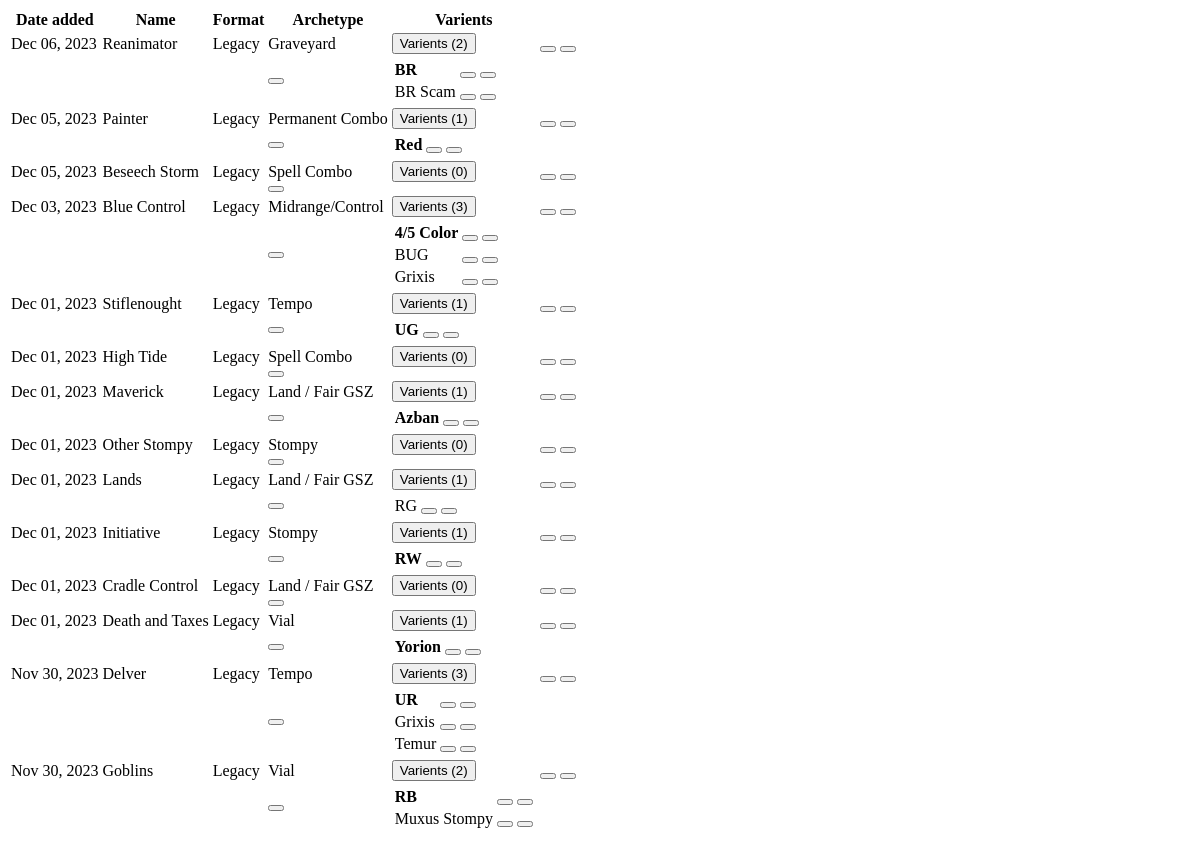
The app's page /decks_table, older data.
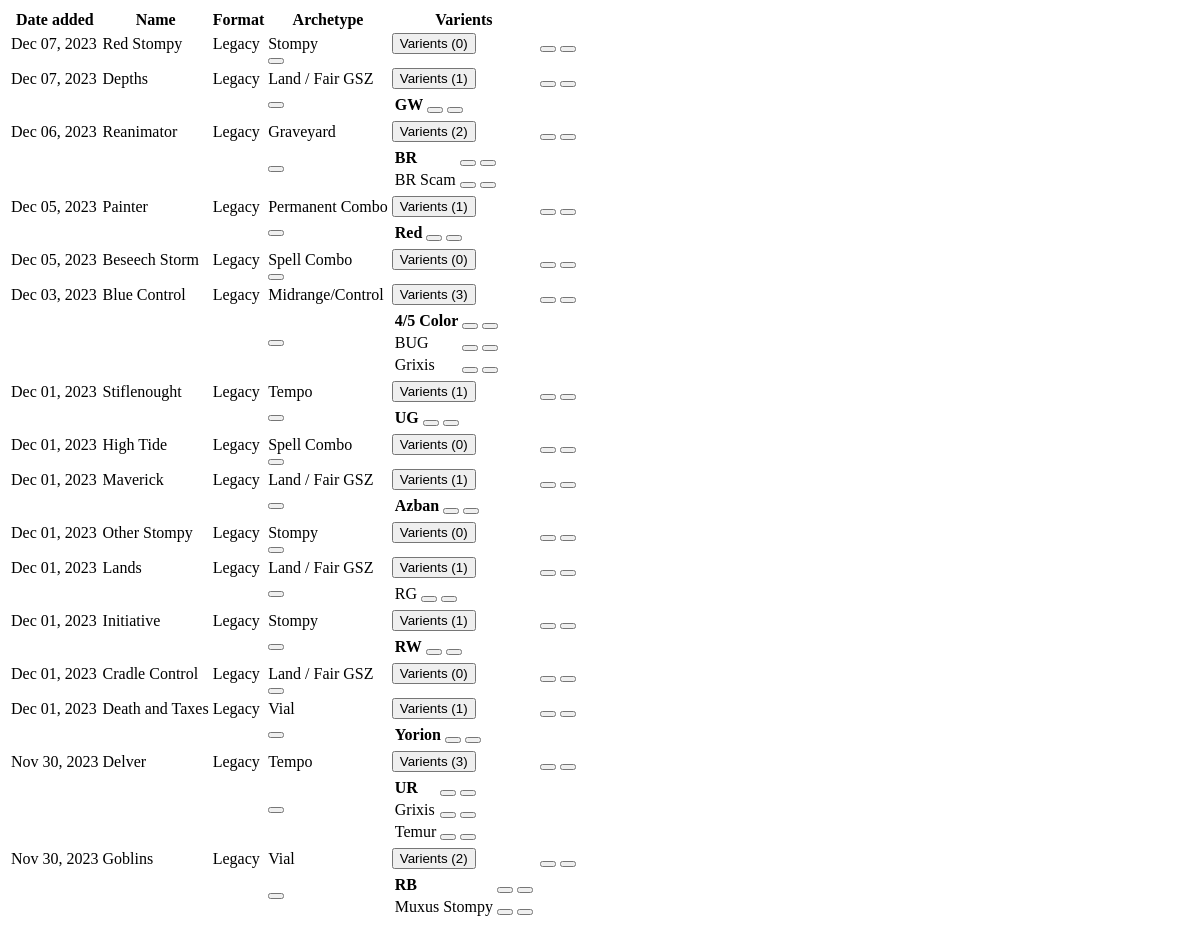
The same page, newer data.
### core/models.py (models this page shows, shortened)
class Deck(models.Model):
    name = models.CharField(verbose_name="deck name", max_length=25)
    mtgFormat = models.ForeignKey(MtgFormat, null=True, on_delete=models.CASCADE)
    archetype = models.ForeignKey(Archetype, null=True, on_delete=models.CASCADE)
    dateCreated = models.DateTimeField(default=timezone.now)

class MtgFormat(models.Model):
    name = models.CharField(max_length=200)
    def __str__(self):
        return self.name

class Archetype(models.Model):
    name = models.CharField(verbose_name="Archetype", max_length=40)
    mtgFormat = models.ForeignKey(MtgFormat, null=True, on_delete=models.CASCADE)
    def __str__(self):
        return str(self.name)

class Flavor(models.Model):
    name = models.CharField(max_length=30, default='none')
    deck = models.ForeignKey(Deck, null=True, on_delete=models.CASCADE, related_name="flavors")
    isdefault = models.BooleanField('default', default=False)

### core/views.py (the view)
# urls.py: path('decks_table', views.decks_table, name='decks_table'),
def decks_table(request):
    decks_list = Deck.objects.all().order_by('-dateCreated')
    context = {
        "decks": decks_list
    }
    return render(request, 'core/partials/decks/decks_table.html', context)

### core/templates/core/partials/decks/decks_table.html (shortened to what this page needs)
<table class="table table-hover">
    <thead>
        <th>Date added</th>
        <th>Name</th>
        <th>Format</th>
        <th>Archetype</th>
        <th>Varients</th>
        <th></th>
    </thead>
    <tbody>
        {% for deck in decks %}
            <tr>
                <td>{{ deck.dateCreated|date:"M d, Y" }}</td>
                <td>{{ deck.name }}</td>
                <td>{{ deck.mtgFormat }}</td>
                <td>{{ deck.archetype }}</td>
                <td>
                    <button class="btn btn-primary" type="button" data-bs-toggle="collapse" data-bs-target="#collapse{{deck.id}}">Varients ({{ deck.flavors.count|add:"-1" }})</button>
                </td>
                <td>
                    <button class='btn' hx-get="{% url 'edit_deck' deck.pk %}" hx-target="closest tr" hx-swap="outerHTML"></svg></button>
                    <button class='btn' hx-confirm='Are you Sure?' hx-target="closest tr" hx-swap="outerHTML swap:1s" hx-delete="{% url 'delete_deck' deck.pk %}"></button>
                </td>
            </tr>
            <tr class="collapse" id="collapse{{deck.id}}">
                <td></td>
                <td></td>
                <td></td>
                <td>
                    <button class='btn' hx-get="{% url 'add_varient' deck.pk %}" hx-target="next tbody" hx-swap="afterbegin">
                    </button>
                </td>
                <td>
                    <table class="table">
                        <tbody>
                            {% for flavor in deck.flavors.all %}
                                {% if flavor.name != "none" %}
                                    <tr>
                                        {% if flavor.isdefault %}
                                        <td>
                                            <strong>{{flavor.name}}</strong>
                                        </td>
                                        {% else %}
                                        <td>
                                                {{flavor.name}}
                                        </td>
                                        {% endif %}
                                        <td>
                                            <button class='btn' hx-get="{% url 'edit_flavor' flavor.pk %}" hx-target="closest tr" hx-swap="outerHTML"></button>
                                            <button class='btn' hx-confirm='Are you Sure?' hx-target="closest tr" hx-swap="outerHTML swap:1s" hx-delete="{% url 'delete_flavor' flavor.pk %}"></button>
                                        </td>
                                    </tr>
                                {% endif %}
                            {% endfor %}
                        </tbody>
                    </table>
                </td>
                <td></td>
            </tr>
        {% endfor %}
    </tbody>
</table>

Row changes from the older to the newer data that the page shows:
added Deck: dateCreated "Dec 07, 2023", name "Red Stompy", mtgFormat "Legacy", archetype "Stompy", flavors.count|add "0"
added Deck: dateCreated "Dec 07, 2023", name "Depths", mtgFormat "Legacy", archetype "Land / Fair GSZ", flavors.count|add "1"
added Flavor: name "GW", shown under "Dec 07, 2023"
